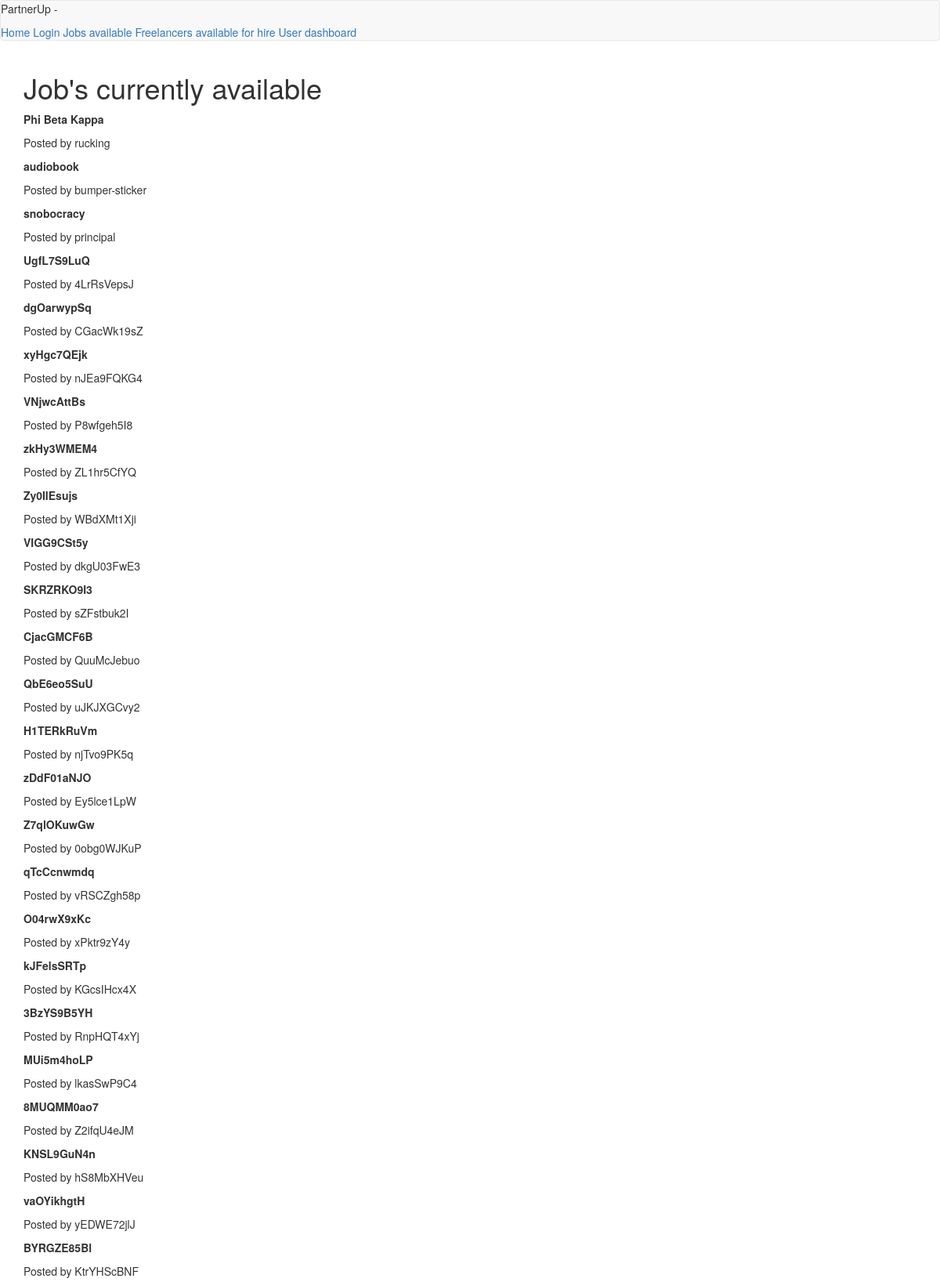
/employers/jobs (upper part), run on the app's committed database.
### app/models.py (models this page shows, shortened)
class Job(db.Model):
    id = db.Column(db.Integer, primary_key=True)
    name = db.Column(db.String(64), index=True)
    is_complete = db.Column(db.Boolean)
    startup_id = db.Column(db.Integer, db.ForeignKey('startup.id'))
    user_id = db.Column(db.Integer, db.ForeignKey('user.id'))
    def info(self):
        return '<Job {0}>'.format(self.name)
    __repr__ = info

class Startup(UserMixin, db.Model):
    id = db.Column(db.Integer, primary_key=True)
    company_name = db.Column(db.String(64), index=True, unique=True)
    founded_date = db.Column(db.DateTime, index=True, default=datetime.utcnow)
    website = db.Column(db.String(64), unique=True, index=True)
    """
    information that should be available to developers who
    are considering taking equity in the firm
    """
    access_to_financials = db.Column(db.Boolean) # this can be marked with a check mark
    previously_funded = db.Column(db.Boolean) # this can be marked with a check
    certificate_of_incorporation = db.Column(db.Boolean, default=True)
    state_of_incorporation = db.Column(db.String(64), default='Delaware')
    company_type = db.Column(db.String(64), default='C-Corp')
    taxID = db.Column(db.String(64), default='00-0000000')
    user_id = db.Column(db.Integer, db.ForeignKey('user.id'))
    jobs = db.relationship('Job', backref='company', lazy='dynamic')
    def info(self):
        return "<Startup {0}>".format(self.company_name)
    __repr__ = info

### app/routes.py (the view)
@app.route('/employers/jobs')
def jobs_available():
    return render_template("dashboards/jobs_available.html", title='Jobs available', j=Job)

### app/templates/dashboards/jobs_available.html
{% extends "base.html" %}
{% block app_content %}
{% with p = j.query.all() %}
  <h1> Job's currently available </h1>
  {% for job in p %}
    <b><p>{{ job.name }}</p></b>
    <p> Posted by {{ job.company.company_name }}</p>
  {% endfor %}
{% endwith %}
{% endblock %}

### app/templates/base.html (shortened to what this page needs)
{% extends "bootstrap/base.html" %}
{% block navbar %}
  <nav class="navbar navbar-default">
    <p>  PartnerUp - {{ current_user.username }} </p>
<a href="{{ url_for('index') }}">Home</a>
{% if current_user.is_anonymous %}
<a href="{{ url_for('login') }}">Login</a>
            {% else %}
<a href="{{ url_for('logout') }}">Logout</a>
            {% endif %}
<a href="{{ url_for('jobs_available') }}">Jobs available</a>
<a href="{{ url_for('freelancers_available' )}}">Freelancers available for hire</a>
<a href="{{ url_for('user', username=current_user.username) }}">User dashboard</a>
</nav>
{% endblock %}
{% block content %}
<div class="container">
    {% block app_content %}{% endblock %}
</div>
{% endblock %}

### data on the page
Job: name "Phi Beta Kappa", company.company_name "rucking"
Job: name "audiobook", company.company_name "bumper-sticker"
Job: name "snobocracy", company.company_name "principal"
Job: name "UgfL7S9LuQ", company.company_name "4LrRsVepsJ"
Job: name "dgOarwypSq", company.company_name "CGacWk19sZ"
Job: name "xyHgc7QEjk", company.company_name "nJEa9FQKG4"
Job: name "VNjwcAttBs", company.company_name "P8wfgeh5I8"
Job: name "zkHy3WMEM4", company.company_name "ZL1hr5CfYQ"
Job: name "Zy0IIEsujs", company.company_name "WBdXMt1Xji"
Job: name "VIGG9CSt5y", company.company_name "dkgU03FwE3"
Job: name "SKRZRKO9I3", company.company_name "sZFstbuk2I"
Job: name "CjacGMCF6B", company.company_name "QuuMcJebuo"
Job: name "QbE6eo5SuU", company.company_name "uJKJXGCvy2"
Job: name "H1TERkRuVm", company.company_name "njTvo9PK5q"
Job: name "zDdF01aNJO", company.company_name "Ey5lce1LpW"
Job: name "Z7qlOKuwGw", company.company_name "0obg0WJKuP"
Job: name "qTcCcnwmdq", company.company_name "vRSCZgh58p"
Job: name "O04rwX9xKc", company.company_name "xPktr9zY4y"
Job: name "kJFelsSRTp", company.company_name "KGcsIHcx4X"
Job: name "3BzYS9B5YH", company.company_name "RnpHQT4xYj"
Job: name "MUi5m4hoLP", company.company_name "lkasSwP9C4"
Job: name "8MUQMM0ao7", company.company_name "Z2ifqU4eJM"
Job: name "KNSL9GuN4n", company.company_name "hS8MbXHVeu"
Job: name "vaOYikhgtH", company.company_name "yEDWE72jlJ"
Job: name "BYRGZE85Bl", company.company_name "KtrYHScBNF"
